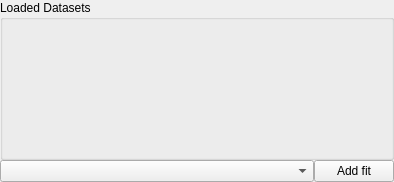
  <widget class="QDockWidget" name="dockWidgetDatasets">
   <property name="sizePolicy">
    <sizepolicy hsizetype="MinimumExpanding" vsizetype="Preferred">
     <horstretch>0</horstretch>
     <verstretch>0</verstretch>
    </sizepolicy>
   </property>
   <property name="minimumSize">
    <size>
     <width>394</width>
     <height>182</height>
    </size>
   </property>
   <property name="maximumSize">
    <size>
     <width>524287</width>
     <height>524287</height>
    </size>
   </property>
   <property name="windowIcon">
    <iconset resource="mfm/ui/resource.qrc">
     <normaloff>:/icons/icons/kitesurf.svg</normaloff>:/icons/icons/kitesurf.svg</iconset>
   </property>
   <property name="floating">
    <bool>false</bool>
   </property>
   <property name="features">
    <set>QDockWidget::DockWidgetFloatable|QDockWidget::DockWidgetMovable</set>
   </property>
   <property name="windowTitle">
    <string>Datasets</string>
   </property>
   <attribute name="dockWidgetArea">
    <number>1</number>
   </attribute>
   <widget class="QWidget" name="dockWidgetContents_4">
    <layout class="QGridLayout" name="gridLayout">
     <property name="leftMargin">
      <number>0</number>
     </property>
     <property name="topMargin">
      <number>0</number>
     </property>
     <property name="rightMargin">
      <number>0</number>
     </property>
     <property name="bottomMargin">
      <number>0</number>
     </property>
     <property name="spacing">
      <number>0</number>
     </property>
     <item row="2" column="0" colspan="3">
      <widget class="QGroupBox" name="groupBox">
       <property name="title">
        <string>Loaded Datasets</string>
       </property>
       <layout class="QVBoxLayout" name="verticalLayout_12">
        <property name="spacing">
         <number>0</number>
        </property>
        <property name="leftMargin">
         <number>0</number>
        </property>
        <property name="topMargin">
         <number>0</number>
        </property>
        <property name="rightMargin">
         <number>0</number>
        </property>
        <property name="bottomMargin">
         <number>0</number>
        </property>
        <item>
         <layout class="QVBoxLayout" name="verticalLayout_8">
          <property name="spacing">
           <number>0</number>
          </property>
         </layout>
        </item>
       </layout>
       <zorder></zorder>
      </widget>
     </item>
     <item row="3" column="1">
      <widget class="QComboBox" name="comboBox_Model">
       <property name="sizePolicy">
        <sizepolicy hsizetype="Expanding" vsizetype="Fixed">
         <horstretch>0</horstretch>
         <verstretch>0</verstretch>
        </sizepolicy>
       </property>
       <property name="focusPolicy">
        <enum>Qt::NoFocus</enum>
       </property>
       <property name="toolTip">
        <string>This selection box is updated according to the selected dataset.</string>
       </property>
      </widget>
     </item>
     <item row="3" column="2">
      <widget class="QPushButton" name="pushButton_2">
       <property name="sizePolicy">
        <sizepolicy hsizetype="Fixed" vsizetype="Fixed">
         <horstretch>0</horstretch>
         <verstretch>0</verstretch>
        </sizepolicy>
       </property>
       <property name="text">
        <string>Add fit</string>
       </property>
      </widget>
     </item>
    </layout>
   </widget>
  </widget>
